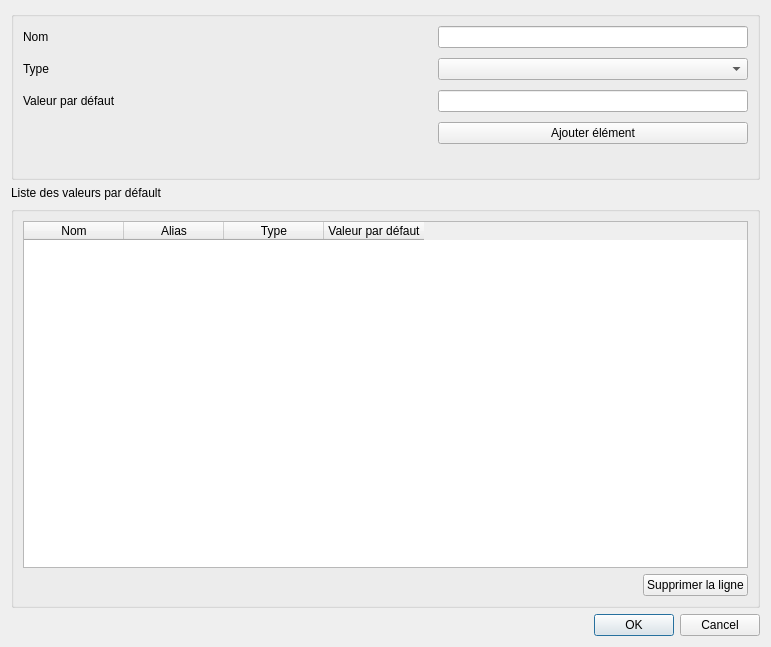
<?xml version="1.0" encoding="UTF-8"?>
<ui version="4.0">
 <class>Dialog</class>
 <widget class="QDialog" name="Dialog">
  <property name="geometry">
   <rect>
    <x>0</x>
    <y>0</y>
    <width>771</width>
    <height>647</height>
   </rect>
  </property>
  <property name="windowTitle">
   <string>Dialog</string>
  </property>
  <layout class="QGridLayout" name="gridLayout">
   <item row="4" column="0">
    <widget class="QGroupBox" name="groupBox_5">
     <property name="title">
      <string/>
     </property>
     <layout class="QGridLayout" name="gridLayout_2">
      <item row="1" column="1">
       <widget class="QPushButton" name="delete_input_btn">
        <property name="text">
         <string>Supprimer la ligne</string>
        </property>
       </widget>
      </item>
      <item row="1" column="0">
       <spacer name="horizontalSpacer">
        <property name="orientation">
         <enum>Qt::Horizontal</enum>
        </property>
        <property name="sizeHint" stdset="0">
         <size>
          <width>40</width>
          <height>20</height>
         </size>
        </property>
       </spacer>
      </item>
      <item row="0" column="0" colspan="2">
       <widget class="QTableWidget" name="table_input">
        <column>
         <property name="text">
          <string>Nom</string>
         </property>
        </column>
        <column>
         <property name="text">
          <string>Alias</string>
         </property>
        </column>
        <column>
         <property name="text">
          <string>Type</string>
         </property>
        </column>
        <column>
         <property name="text">
          <string>Valeur par défaut</string>
         </property>
        </column>
       </widget>
      </item>
     </layout>
    </widget>
   </item>
   <item row="1" column="0">
    <widget class="QGroupBox" name="groupBox_4">
     <property name="title">
      <string/>
     </property>
     <layout class="QGridLayout" name="gridLayout_3">
      <item row="0" column="0">
       <layout class="QGridLayout" name="gridLayout_5">
        <property name="verticalSpacing">
         <number>10</number>
        </property>
        <item row="0" column="2">
         <widget class="QLineEdit" name="field_name"/>
        </item>
        <item row="0" column="0">
         <widget class="QLabel" name="label_15">
          <property name="text">
           <string>Nom</string>
          </property>
         </widget>
        </item>
        <item row="2" column="2">
         <widget class="QLineEdit" name="default_val"/>
        </item>
        <item row="3" column="2">
         <widget class="QPushButton" name="add_field_btn">
          <property name="text">
           <string>Ajouter élément</string>
          </property>
         </widget>
        </item>
        <item row="0" column="1">
         <layout class="QHBoxLayout" name="horizontalLayout_4">
          <item>
           <spacer name="horizontalSpacer_14">
            <property name="orientation">
             <enum>Qt::Horizontal</enum>
            </property>
            <property name="sizeHint" stdset="0">
             <size>
              <width>10</width>
              <height>20</height>
             </size>
            </property>
           </spacer>
          </item>
         </layout>
        </item>
        <item row="2" column="0">
         <widget class="QLabel" name="label_24">
          <property name="text">
           <string>Valeur par défaut</string>
          </property>
         </widget>
        </item>
        <item row="3" column="0" colspan="2">
         <spacer name="horizontalSpacer_12">
          <property name="orientation">
           <enum>Qt::Horizontal</enum>
          </property>
          <property name="sizeHint" stdset="0">
           <size>
            <width>40</width>
            <height>20</height>
           </size>
          </property>
         </spacer>
        </item>
        <item row="2" column="1">
         <spacer name="horizontalSpacer_21">
          <property name="orientation">
           <enum>Qt::Horizontal</enum>
          </property>
          <property name="sizeHint" stdset="0">
           <size>
            <width>10</width>
            <height>20</height>
           </size>
          </property>
         </spacer>
        </item>
        <item row="1" column="2">
         <widget class="QComboBox" name="combo_type"/>
        </item>
        <item row="1" column="1">
         <spacer name="horizontalSpacer_13">
          <property name="orientation">
           <enum>Qt::Horizontal</enum>
          </property>
          <property name="sizeHint" stdset="0">
           <size>
            <width>10</width>
            <height>20</height>
           </size>
          </property>
         </spacer>
        </item>
        <item row="1" column="0">
         <widget class="QLabel" name="label_14">
          <property name="text">
           <string>Type</string>
          </property>
         </widget>
        </item>
        <item row="4" column="0">
         <widget class="QLabel" name="warning_label">
          <property name="text">
           <string/>
          </property>
         </widget>
        </item>
       </layout>
      </item>
     </layout>
    </widget>
   </item>
   <item row="5" column="0">
    <widget class="QDialogButtonBox" name="buttons">
     <property name="orientation">
      <enum>Qt::Horizontal</enum>
     </property>
     <property name="standardButtons">
      <set>QDialogButtonBox::Cancel|QDialogButtonBox::Ok</set>
     </property>
    </widget>
   </item>
   <item row="2" column="0">
    <widget class="QLabel" name="label_13">
     <property name="font">
      <font>
       <weight>50</weight>
       <bold>false</bold>
      </font>
     </property>
     <property name="text">
      <string>Liste des valeurs par défault</string>
     </property>
    </widget>
   </item>
  </layout>
 </widget>
 <resources/>
 <connections/>
</ui>
